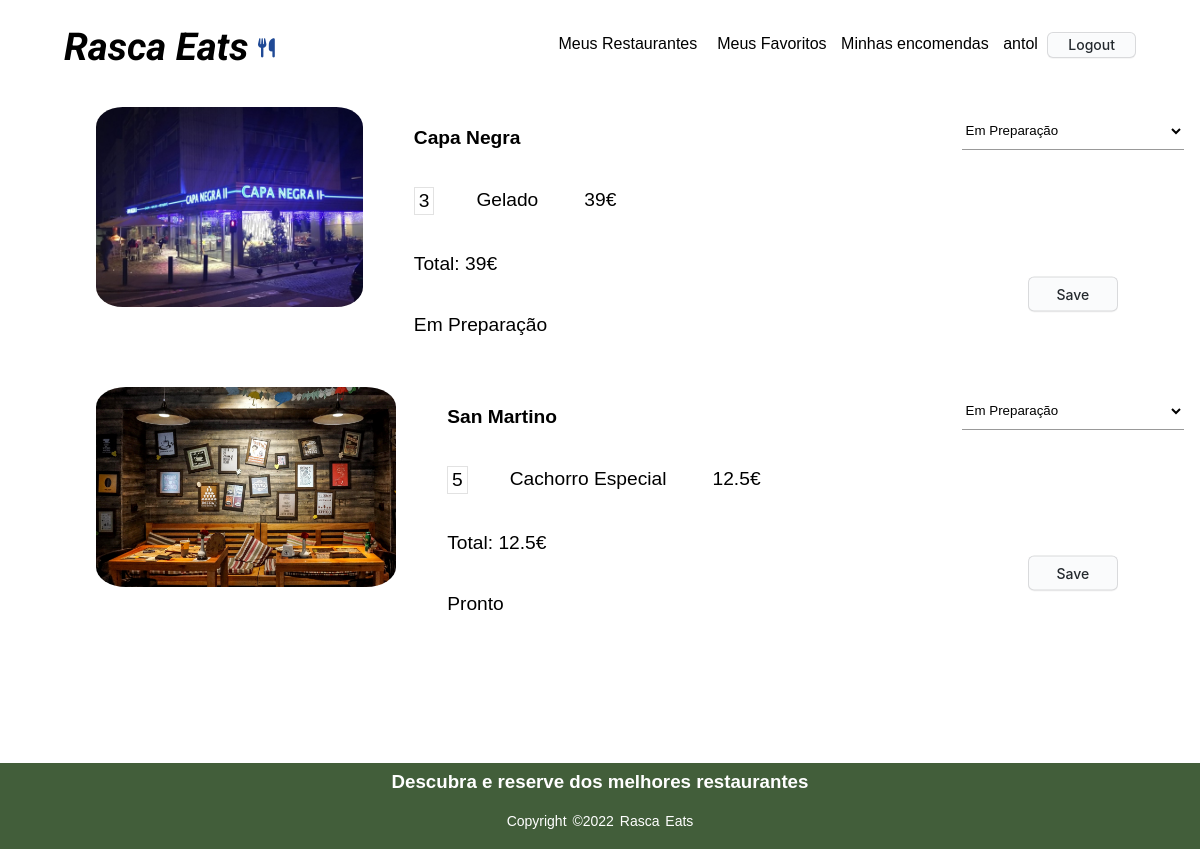
Page /order_history.php (signed in) on the earlier database version.
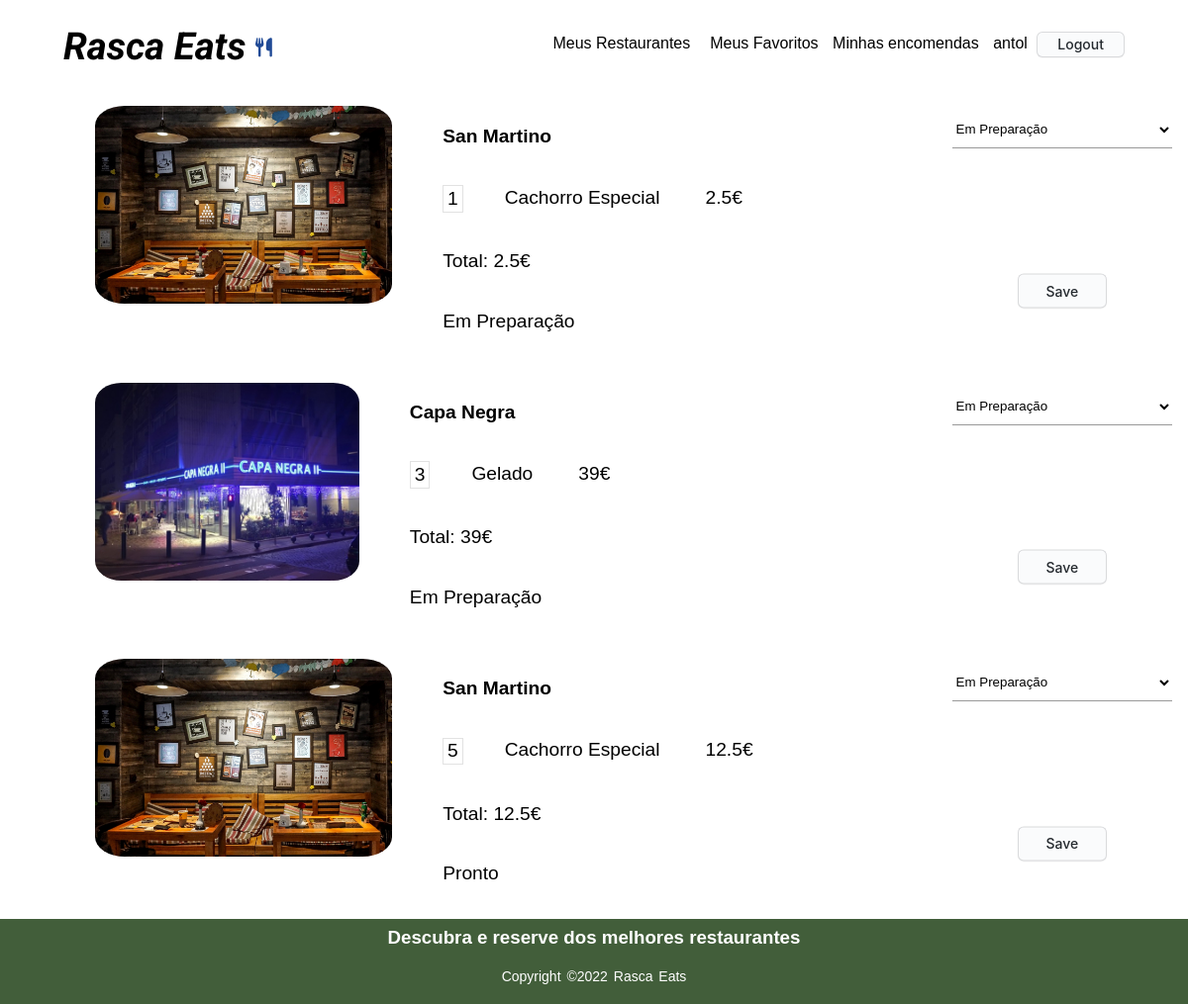
Same page on the later database version.
### tables this page shows
CREATE TABLE Request(
    requestId integer PRIMARY KEY,
    clientId integer NOT NULL,
    state varchar NOT NULL,
    CONSTRAINT fk_clientId FOREIGN KEY (clientId)
        REFERENCES Client(clientId) 
        ON DELETE CASCADE
        ON UPDATE CASCADE
);

CREATE TABLE Currentrequest(
    dishId integer,
    requestId integer,
    quantidade integer NOT NULL,
    CONSTRAINT fk_dishId FOREIGN KEY (dishId)
        REFERENCES Dish(dishId) 
        ON DELETE CASCADE
        ON UPDATE CASCADE,
    CONSTRAINT fk_requestId FOREIGN KEY (requestId)
        REFERENCES request(requestId) 
        ON DELETE CASCADE
        ON UPDATE CASCADE,
    PRIMARY KEY(requestId, dishId)
);

CREATE TABLE Restaurant(
    restaurantId integer PRIMARY KEY,
    restaurantName varchar NOT NULL,
    adress varchar NOT NULL,
    category varchar NOT NULL,
    phoneNumber integer NOT NULL,
    rating real NOT NULL ON CONFLICT REPLACE DEFAULT 0.0,
    ownerId integer NOT NULL,
    photo varchar NOT NULL,
    CONSTRAINT fk_clientId FOREIGN KEY (ownerId)
        REFERENCES Client(clientId)
        ON DELETE CASCADE
        ON UPDATE CASCADE
);

CREATE TABLE Dish(
    dishId integer PRIMARY KEY,
    restaurantId integer NOT NULL,
    dishName varchar NOT NULL,
    price real NOT NULL,
    category varchar NOT NULL,
    photo varchar NOT NULL,
    CONSTRAINT fk_restaurantId FOREIGN KEY (restaurantId)
        REFERENCES Restaurant(restaurantId) 
        ON DELETE CASCADE
        ON UPDATE CASCADE
);

### sql/sql_orders.php (called while the page is built, shortened)
<?php
    function get_my_restaurant_orders($db){
        $stmt = $db->prepare('SELECT * FROM request JOIN currentrequest using(requestid) JOIN dish using(dishid) JOIN restaurant using(restaurantid) WHERE ownerid = ? ORDER BY requestId DESC');
        $stmt->execute(array($_SESSION['id']));
        return $stmt->fetchAll();
    }
    function get_current_request($db, $requestId){
        $stmt = $db->prepare('SELECT * FROM CurrentRequest WHERE requestId = ?');
        $stmt->execute(array($requestId));
        return $stmt->fetchAll();
    }
    function get_dish($db, $dishId){
        $stmt = $db->prepare('SELECT * FROM Dish WHERE dishId = ?');
        $stmt->execute(array($dishId));
        return $stmt->fetch();
    }
    function get_restaurantName($db, $dishId){
        $stmt = $db->prepare('SELECT * FROM Restaurant JOIN Dish using(restaurantId) WHERE dishId = ?');
        $stmt->execute(array($dishId));
        return $stmt->fetch();
    }
    function get_restaurantPhoto($db, $dishId){
        $stmt = $db->prepare('SELECT Restaurant.photo FROM Restaurant JOIN Dish using(restaurantId) WHERE dishId = ?');
        $stmt->execute(array($dishId));
        return $stmt->fetch();
    }
?>

### templates/orders.php (the view, shortened to what this page needs)
        <?php
    function output_order_history($db){
        $orders = get_my_restaurant_orders($db);
        ?>
        <div id = "orders_dish"> <?php
        foreach($orders as $order){
            $total = 0.0;
            $current_request = get_current_request($db, $order['requestId']);
            $restaurantName = get_restaurantName($db, $current_request[0]['dishId'])['restaurantName'];?>
            <article id = "order">
                <img src="<?=get_restaurantPhoto($db, $current_request[0]['dishId'])['photo']?>">
                <article id = "description">
                <p><?=$restaurantName?></p>
                <?php
            foreach($current_request as $dish){
                $d = get_dish($db, $dish['dishId']);
                $total += $d['price'] * $dish['quantidade']; ?>
                    <div id="dish">
                    <p> <?=$dish['quantidade']?> </p>
                    <p><?=$d['dishName']?></p>
                    <p><?=$d['price'] * $dish['quantidade']?></p> </div>
            <?php }  ?> <p>Total: <?=$total?></p>
                  <p><?=$order['state']?></p></article>
                <form action="action_edit_state.php?id=<?php echo $order['requestId'];?>" method="post" class="logout">
                    <select id="state" name = "state" class = "input-field">
                        <option value="Em Preparação">Em Preparação</option>
                    </select>
                    <button class="button-3" name = "editstate" id = "editstate" role="button">Save</button>
                </form>
            </article> <?php
        }
        ?>
        </div>
        <?php
    }
?>

### order_history.php (shortened to what this page needs)
<?php
    require_once('sql/connection.php');
    require_once('templates/common.php');
    require_once('sql/sql_orders.php');
    require_once('templates/orders.php');
    $db = getDatabaseConnection();
    $db->setAttribute(PDO::ATTR_DEFAULT_FETCH_MODE, PDO::FETCH_ASSOC);
?>
<!DOCTYPE html>
<html lang="en">
<head>
    <link rel="stylesheet" href="css/style.css">
    <link rel="stylesheet" href="css/restaurant.css">
    <link rel="stylesheet" href="css/comments.css">
    <link rel="stylesheet" href="css/dishes.css">
    <link rel="stylesheet" href="css/orders.css">
</head>
<body>
<?php output_header_wo_search($db);
output_order_history($db);
output_footer();
?>
</body>
</html>

### templates/common.php (shortened to what this page needs)
<?php
     function drawLogoutForm(string $name, $db) {
        $stmt = $db->prepare('SELECT * FROM Restaurant WHERE ownerId = ?');
        $stmt->execute(array($_SESSION['id']));
        $isOwner = $stmt->fetch();
    ?>
  <form action="actionlogout.php" method="post" class="logout">
    <?php
    if($isOwner){ ?>
        <a href="restaurants.php">Meus Restaurantes<a>
    <?php }
    else{ ?>
        <a href="register_restaurant.php">Registar um Restaurante<a> <?php
    } ?>
    <a href="favorites.php">Meus Favoritos</a>
    <a href="orders.php">Minhas encomendas</a>
    <a href="profilePage.php"><?=$name?></a>
    <button class="button-4" role="button">Logout</button>
  </form>
<?php } ?>
<?php function output_header_wo_search($db){ ?>
  <header>
        <h1><a href="frontPage.php">Rasca Eats</a></h1>
        <i class="fa-solid fa-utensils" id="utensils"></i>
        <div class = "l" id="loginForm">
            <?php
            if (isset($_SESSION['id'])){
                    drawLogoutForm($_SESSION['name'], $db);
                  ?>
<?php            }
            else{ ?>
                    <div class="login">
                        <a href="login_register.php">Login | Register</a>
                    </div>
<?php       }
                ?>
        </div>
    </header>
<?php } ?>
<?php function output_footer(){ ?>
  <footer>
        <div class="footer-content">
            <h3>Descubra e reserve dos melhores restaurantes</h3>
        </div>
        <div class="footer-bottom">
            <p>copyright &copy;2022 Rasca Eats</p>
        </div>
    </footer>
<?php } ?>

### css/style.css (style rules this page uses)
* { margin: 0; padding: 0; font-family:sans-serif; }
header { padding: 1em; display: grid; grid-template-columns: 12em 3em auto; padding-top: 1.5em; padding-left: 4em; padding-right: 4em; }
header h1 { grid-column: 1; grid-row: 1/1; padding-bottom: 0.2em; }
#utensils { grid-column: 2; grid-row: 1; text-align: left; padding-top: 0.8em; font-size: larger; padding-left: 0.1em; color:rgb(32, 74, 150) }
header h1 a { text-decoration: none; color: black; font-family: 'Roboto', sans-serif; font-size: larger; font-style: italic; }
#loginForm { grid-column: 3; grid-row: 1; display: block; text-align: right; padding-top: 0.4em; }
header form { grid-column: 1/4; grid-row: 2; }
.input-field { width: 100%; padding: 10px 0; margin: 5px 0; border-left: 0; border-right: 0; border-bottom: 1px solid #999; border-top: 0; outline: none; background: transparent; }
footer { background-color: #425e3a; font-family: 'Gill Sans', 'Gill Sans MT', Calibri, 'Trebuchet MS', sans-serif; padding-top: 0.5em; color: #fff; z-index: 3; }
.footer-content { display: flex; align-items: center; justify-content: center; flex-direction: column; }
.footer-content h3 { font-family: Verdana, Geneva, Tahoma, sans-serif; }
.footer-bottom { background: transparent; padding: 20px 0; text-align: center; }
.footer-bottom p { font-size: 14px; word-spacing: 2px; text-transform: capitalize; }
.button-4 { appearance: none; background-color: #FAFBFC; border: 1px solid rgba(27, 31, 35, 0.15); border-radius: 6px; box-shadow: rgba(27, 31, 35, 0.04) 0 1px 0, rgba(255, 255, 255, 0.25) 0 1px 0 inset; box-sizing: border-box; color: #24292E; cursor: pointer; display: inline-block; font-family: -apple-system, system-ui, "Segoe UI", Helvetica, Arial, sans-serif, "Apple Color Emoji", "Segoe UI Emoji"; font-size: 14px; font-weight: 500; line-height: 20px; list-style: none; padding: 2px 20px; position: relative; transition: background-color 0.2s cubic-bezier(0.3, 0, 0.5, 1); user-select: none; -webkit-user-select: none; touch-action: manipulation; vertical-align: middle; white-space: nowrap; word-wrap: break-word; }
.button-4:before { display: none; }
.logout > a { background-image: linear-gradient( to right, #54b3d6, #54b3d6 50%, #000 50% ); background-size: 200% 100%; background-position: -100%; display: inline-block; padding: 5px 5px; position: relative; -webkit-background-clip: text; background-clip: text; -webkit-text-fill-color: transparent; transition: all 0.3s ease-in-out; }
.logout > a:before { content: ''; background: #54b3d6; display: block; position: absolute; bottom: -3px; left: 0; width: 0; height: 3px; transition: all 0.3s ease-in-out; }

### css/orders.css (style rules this page uses)
body { display: block; }
#order, #restaurantes article, #pratos article { display: flex; flex-direction: row; gap: 2em; padding: 1em; padding-left: 6em; }
#order > img, #restaurantes article img, #pratos article img { flex: 0; height: 200px; width: 325px; border-radius: 10%; }
#dish { display: flex; flex-direction: row; }
#dish p { margin: 1em; padding: 0.1em; padding-left: 0.2em; padding-right: 0.2em; font-size: larger; }
#dish :first-child { border: 1px solid rgb(226, 226, 226); }
#order #description > p:nth-child(1) { font-weight: bolder; }
#order #description { flex: 1; }
#order #description > p:nth-of-type(2)::after, #dish p:nth-child(3)::after { content: "€"; }
#description > p { padding: 1em; font-size: larger; }
#orders_dish { min-height: 84vh; }

Differences in the rows shown:
added request: currentrequest.dishId (picture), currentrequest.dishId "San Martino", total "2.5", state "Em Preparação"
added currentrequest: quantidade "1", dishId.dishName "Cachorro Especial", $d['price']*$dish['quantidade'] "2.5", shown under "San Martino"
